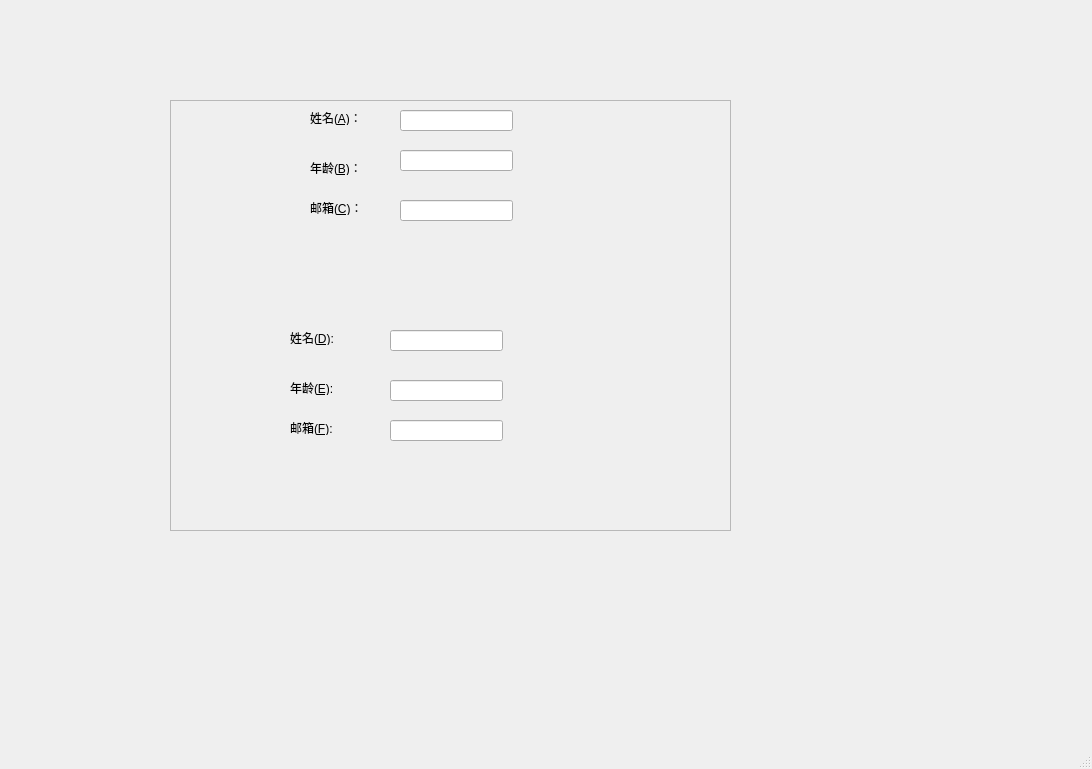
<?xml version="1.0" encoding="UTF-8"?>
<ui version="4.0">
 <class>MainWindow</class>
 <widget class="QMainWindow" name="MainWindow">
  <property name="geometry">
   <rect>
    <x>0</x>
    <y>0</y>
    <width>1092</width>
    <height>769</height>
   </rect>
  </property>
  <property name="windowTitle">
   <string>MainWindow</string>
  </property>
  <widget class="QWidget" name="centralwidget">
   <widget class="QFrame" name="frame">
    <property name="geometry">
     <rect>
      <x>170</x>
      <y>100</y>
      <width>561</width>
      <height>431</height>
     </rect>
    </property>
    <property name="frameShape">
     <enum>QFrame::StyledPanel</enum>
    </property>
    <property name="frameShadow">
     <enum>QFrame::Raised</enum>
    </property>
    <widget class="QLabel" name="label">
     <property name="geometry">
      <rect>
       <x>140</x>
       <y>10</y>
       <width>72</width>
       <height>15</height>
      </rect>
     </property>
     <property name="text">
      <string>姓名(&amp;A)：</string>
     </property>
     <property name="buddy">
      <cstring>lineEdit</cstring>
     </property>
    </widget>
    <widget class="QLineEdit" name="lineEdit">
     <property name="geometry">
      <rect>
       <x>230</x>
       <y>10</y>
       <width>113</width>
       <height>21</height>
      </rect>
     </property>
    </widget>
    <widget class="QLabel" name="label_2">
     <property name="geometry">
      <rect>
       <x>140</x>
       <y>60</y>
       <width>72</width>
       <height>15</height>
      </rect>
     </property>
     <property name="text">
      <string>年龄(&amp;B)：</string>
     </property>
     <property name="buddy">
      <cstring>lineEdit_2</cstring>
     </property>
    </widget>
    <widget class="QLineEdit" name="lineEdit_2">
     <property name="geometry">
      <rect>
       <x>230</x>
       <y>50</y>
       <width>113</width>
       <height>21</height>
      </rect>
     </property>
    </widget>
    <widget class="QLabel" name="label_3">
     <property name="geometry">
      <rect>
       <x>140</x>
       <y>100</y>
       <width>72</width>
       <height>15</height>
      </rect>
     </property>
     <property name="text">
      <string>邮箱(&amp;C)：</string>
     </property>
     <property name="buddy">
      <cstring>lineEdit_3</cstring>
     </property>
    </widget>
    <widget class="QLineEdit" name="lineEdit_3">
     <property name="geometry">
      <rect>
       <x>230</x>
       <y>100</y>
       <width>113</width>
       <height>21</height>
      </rect>
     </property>
    </widget>
    <widget class="QLabel" name="label_4">
     <property name="geometry">
      <rect>
       <x>120</x>
       <y>230</y>
       <width>72</width>
       <height>15</height>
      </rect>
     </property>
     <property name="text">
      <string>姓名(&amp;D):</string>
     </property>
     <property name="buddy">
      <cstring>lineEdit_4</cstring>
     </property>
    </widget>
    <widget class="QLabel" name="label_5">
     <property name="geometry">
      <rect>
       <x>120</x>
       <y>280</y>
       <width>72</width>
       <height>15</height>
      </rect>
     </property>
     <property name="text">
      <string>年龄(&amp;E):</string>
     </property>
     <property name="buddy">
      <cstring>lineEdit_6</cstring>
     </property>
    </widget>
    <widget class="QLabel" name="label_6">
     <property name="geometry">
      <rect>
       <x>120</x>
       <y>320</y>
       <width>72</width>
       <height>15</height>
      </rect>
     </property>
     <property name="text">
      <string>邮箱(&amp;F):</string>
     </property>
     <property name="buddy">
      <cstring>lineEdit_5</cstring>
     </property>
    </widget>
    <widget class="QLineEdit" name="lineEdit_4">
     <property name="geometry">
      <rect>
       <x>220</x>
       <y>230</y>
       <width>113</width>
       <height>21</height>
      </rect>
     </property>
    </widget>
    <widget class="QLineEdit" name="lineEdit_5">
     <property name="geometry">
      <rect>
       <x>220</x>
       <y>320</y>
       <width>113</width>
       <height>21</height>
      </rect>
     </property>
    </widget>
    <widget class="QLineEdit" name="lineEdit_6">
     <property name="geometry">
      <rect>
       <x>220</x>
       <y>280</y>
       <width>113</width>
       <height>21</height>
      </rect>
     </property>
    </widget>
   </widget>
  </widget>
  <widget class="QMenuBar" name="menubar">
   <property name="geometry">
    <rect>
     <x>0</x>
     <y>0</y>
     <width>1092</width>
     <height>26</height>
    </rect>
   </property>
  </widget>
  <widget class="QStatusBar" name="statusbar"/>
 </widget>
 <resources/>
 <connections/>
</ui>
